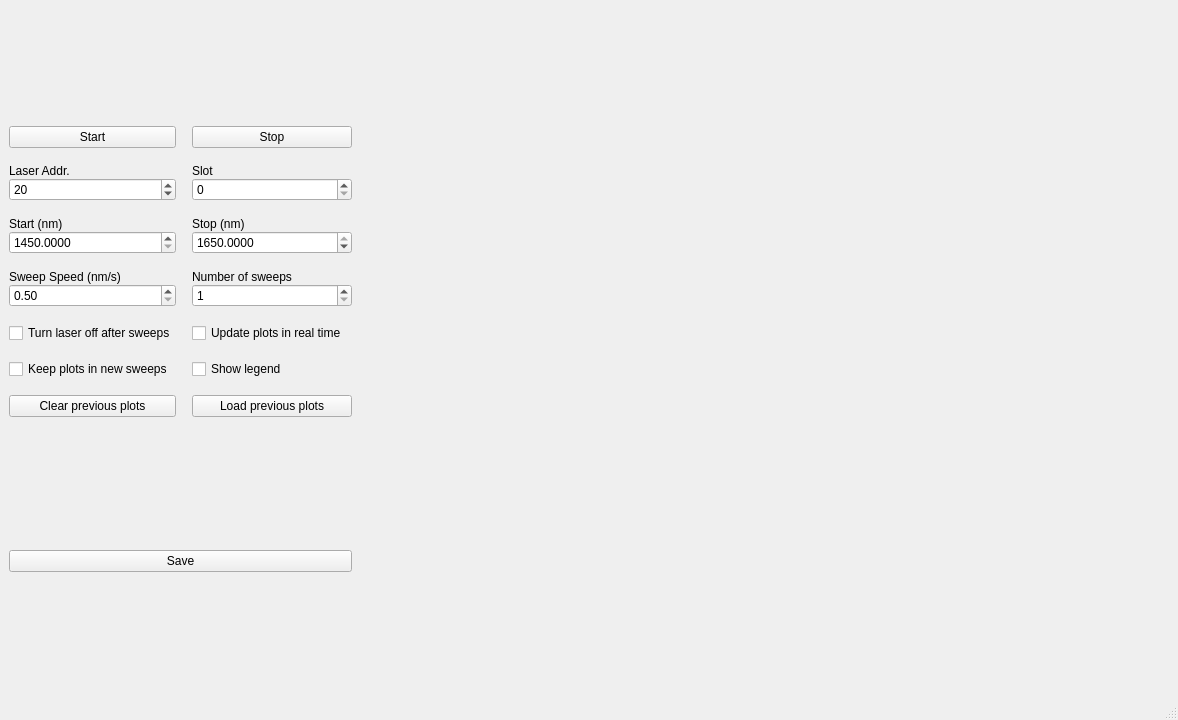
<?xml version="1.0" encoding="UTF-8"?>
<ui version="4.0">
 <class>MainWindow</class>
 <widget class="QMainWindow" name="MainWindow">
  <property name="geometry">
   <rect>
    <x>0</x>
    <y>0</y>
    <width>1178</width>
    <height>720</height>
   </rect>
  </property>
  <property name="windowTitle">
   <string>Laser/PM</string>
  </property>
  <widget class="QWidget" name="centralwidget">
   <layout class="QGridLayout" name="gridLayout_2">
    <item row="0" column="1">
     <layout class="QHBoxLayout" name="horizontalLayout">
      <property name="spacing">
       <number>16</number>
      </property>
      <property name="topMargin">
       <number>0</number>
      </property>
      <item>
       <layout class="QVBoxLayout" name="verticalLayout_9">
        <property name="leftMargin">
         <number>0</number>
        </property>
        <item>
         <spacer name="verticalSpacer_2">
          <property name="orientation">
           <enum>Qt::Vertical</enum>
          </property>
          <property name="sizeHint" stdset="0">
           <size>
            <width>20</width>
            <height>40</height>
           </size>
          </property>
         </spacer>
        </item>
        <item>
         <layout class="QHBoxLayout" name="horizontalLayout_2">
          <property name="leftMargin">
           <number>0</number>
          </property>
          <property name="rightMargin">
           <number>0</number>
          </property>
          <item>
           <layout class="QVBoxLayout" name="verticalLayout">
            <property name="topMargin">
             <number>0</number>
            </property>
            <item>
             <widget class="QPushButton" name="startBut">
              <property name="sizePolicy">
               <sizepolicy hsizetype="Minimum" vsizetype="Fixed">
                <horstretch>0</horstretch>
                <verstretch>0</verstretch>
               </sizepolicy>
              </property>
              <property name="minimumSize">
               <size>
                <width>160</width>
                <height>0</height>
               </size>
              </property>
              <property name="text">
               <string>Start</string>
              </property>
             </widget>
            </item>
            <item>
             <layout class="QVBoxLayout" name="verticalLayout_3">
              <property name="spacing">
               <number>0</number>
              </property>
              <property name="topMargin">
               <number>0</number>
              </property>
              <item>
               <widget class="QLabel" name="label_2">
                <property name="sizePolicy">
                 <sizepolicy hsizetype="Minimum" vsizetype="Preferred">
                  <horstretch>0</horstretch>
                  <verstretch>0</verstretch>
                 </sizepolicy>
                </property>
                <property name="text">
                 <string>Laser Addr.</string>
                </property>
               </widget>
              </item>
              <item>
               <widget class="QSpinBox" name="addrSpin">
                <property name="sizePolicy">
                 <sizepolicy hsizetype="Minimum" vsizetype="Fixed">
                  <horstretch>0</horstretch>
                  <verstretch>0</verstretch>
                 </sizepolicy>
                </property>
                <property name="keyboardTracking">
                 <bool>false</bool>
                </property>
                <property name="minimum">
                 <number>1</number>
                </property>
                <property name="maximum">
                 <number>30</number>
                </property>
                <property name="value">
                 <number>20</number>
                </property>
               </widget>
              </item>
             </layout>
            </item>
            <item>
             <layout class="QVBoxLayout" name="verticalLayout_4">
              <property name="spacing">
               <number>0</number>
              </property>
              <item>
               <widget class="QLabel" name="label_3">
                <property name="sizePolicy">
                 <sizepolicy hsizetype="Minimum" vsizetype="Preferred">
                  <horstretch>0</horstretch>
                  <verstretch>0</verstretch>
                 </sizepolicy>
                </property>
                <property name="text">
                 <string>Start (nm)</string>
                </property>
               </widget>
              </item>
              <item>
               <widget class="QDoubleSpinBox" name="startSpin">
                <property name="sizePolicy">
                 <sizepolicy hsizetype="Minimum" vsizetype="Fixed">
                  <horstretch>0</horstretch>
                  <verstretch>0</verstretch>
                 </sizepolicy>
                </property>
                <property name="keyboardTracking">
                 <bool>false</bool>
                </property>
                <property name="decimals">
                 <number>4</number>
                </property>
                <property name="minimum">
                 <double>1450.000000000000000</double>
                </property>
                <property name="maximum">
                 <double>1650.000000000000000</double>
                </property>
                <property name="value">
                 <double>1450.000000000000000</double>
                </property>
               </widget>
              </item>
             </layout>
            </item>
            <item>
             <layout class="QVBoxLayout" name="verticalLayout_5">
              <property name="spacing">
               <number>0</number>
              </property>
              <item>
               <widget class="QLabel" name="label_5">
                <property name="text">
                 <string>Sweep Speed (nm/s)</string>
                </property>
               </widget>
              </item>
              <item>
               <widget class="QDoubleSpinBox" name="speedSpin">
                <property name="keyboardTracking">
                 <bool>false</bool>
                </property>
                <property name="minimum">
                 <double>0.500000000000000</double>
                </property>
                <property name="maximum">
                 <double>50.000000000000000</double>
                </property>
               </widget>
              </item>
             </layout>
            </item>
            <item>
             <widget class="QCheckBox" name="turnoffCheck">
              <property name="text">
               <string>Turn laser off after sweeps</string>
              </property>
             </widget>
            </item>
            <item>
             <widget class="QCheckBox" name="keepplotCheck">
              <property name="text">
               <string>Keep plots in new sweeps</string>
              </property>
             </widget>
            </item>
            <item>
             <widget class="QPushButton" name="clearprevBut">
              <property name="text">
               <string>Clear previous plots</string>
              </property>
             </widget>
            </item>
           </layout>
          </item>
          <item>
           <layout class="QVBoxLayout" name="verticalLayout_2">
            <property name="topMargin">
             <number>0</number>
            </property>
            <item>
             <widget class="QPushButton" name="stopBut">
              <property name="sizePolicy">
               <sizepolicy hsizetype="Minimum" vsizetype="Fixed">
                <horstretch>0</horstretch>
                <verstretch>0</verstretch>
               </sizepolicy>
              </property>
              <property name="minimumSize">
               <size>
                <width>160</width>
                <height>0</height>
               </size>
              </property>
              <property name="text">
               <string>Stop</string>
              </property>
             </widget>
            </item>
            <item>
             <layout class="QVBoxLayout" name="verticalLayout_6">
              <property name="spacing">
               <number>0</number>
              </property>
              <item>
               <widget class="QLabel" name="label">
                <property name="sizePolicy">
                 <sizepolicy hsizetype="Minimum" vsizetype="Preferred">
                  <horstretch>0</horstretch>
                  <verstretch>0</verstretch>
                 </sizepolicy>
                </property>
                <property name="text">
                 <string>Slot</string>
                </property>
               </widget>
              </item>
              <item>
               <widget class="QSpinBox" name="slotSpin">
                <property name="sizePolicy">
                 <sizepolicy hsizetype="Minimum" vsizetype="Fixed">
                  <horstretch>0</horstretch>
                  <verstretch>0</verstretch>
                 </sizepolicy>
                </property>
                <property name="keyboardTracking">
                 <bool>false</bool>
                </property>
                <property name="maximum">
                 <number>4</number>
                </property>
                <property name="value">
                 <number>0</number>
                </property>
               </widget>
              </item>
             </layout>
            </item>
            <item>
             <layout class="QVBoxLayout" name="verticalLayout_7">
              <property name="spacing">
               <number>0</number>
              </property>
              <item>
               <widget class="QLabel" name="label_4">
                <property name="sizePolicy">
                 <sizepolicy hsizetype="Minimum" vsizetype="Preferred">
                  <horstretch>0</horstretch>
                  <verstretch>0</verstretch>
                 </sizepolicy>
                </property>
                <property name="text">
                 <string>Stop (nm)</string>
                </property>
               </widget>
              </item>
              <item>
               <widget class="QDoubleSpinBox" name="stopSpin">
                <property name="sizePolicy">
                 <sizepolicy hsizetype="Minimum" vsizetype="Fixed">
                  <horstretch>0</horstretch>
                  <verstretch>0</verstretch>
                 </sizepolicy>
                </property>
                <property name="keyboardTracking">
                 <bool>false</bool>
                </property>
                <property name="decimals">
                 <number>4</number>
                </property>
                <property name="minimum">
                 <double>1450.000000000000000</double>
                </property>
                <property name="maximum">
                 <double>1650.000000000000000</double>
                </property>
                <property name="value">
                 <double>1650.000000000000000</double>
                </property>
               </widget>
              </item>
             </layout>
            </item>
            <item>
             <layout class="QVBoxLayout" name="verticalLayout_8">
              <property name="spacing">
               <number>0</number>
              </property>
              <item>
               <widget class="QLabel" name="label_6">
                <property name="text">
                 <string>Number of sweeps</string>
                </property>
               </widget>
              </item>
              <item>
               <widget class="QSpinBox" name="sweepsSpin">
                <property name="minimum">
                 <number>1</number>
                </property>
                <property name="maximum">
                 <number>100</number>
                </property>
               </widget>
              </item>
             </layout>
            </item>
            <item>
             <widget class="QCheckBox" name="updateplotCheck">
              <property name="text">
               <string>Update plots in real time</string>
              </property>
             </widget>
            </item>
            <item>
             <widget class="QCheckBox" name="legendCheck">
              <property name="text">
               <string>Show legend</string>
              </property>
             </widget>
            </item>
            <item>
             <widget class="QPushButton" name="loadprevBut">
              <property name="text">
               <string>Load previous plots</string>
              </property>
             </widget>
            </item>
           </layout>
          </item>
         </layout>
        </item>
        <item>
         <spacer name="verticalSpacer">
          <property name="orientation">
           <enum>Qt::Vertical</enum>
          </property>
          <property name="sizeHint" stdset="0">
           <size>
            <width>20</width>
            <height>40</height>
           </size>
          </property>
         </spacer>
        </item>
        <item>
         <widget class="QPushButton" name="saveBut">
          <property name="text">
           <string>Save</string>
          </property>
         </widget>
        </item>
        <item>
         <spacer name="verticalSpacer_3">
          <property name="orientation">
           <enum>Qt::Vertical</enum>
          </property>
          <property name="sizeHint" stdset="0">
           <size>
            <width>20</width>
            <height>40</height>
           </size>
          </property>
         </spacer>
        </item>
       </layout>
      </item>
      <item>
       <layout class="QGridLayout" name="graphHolder">
        <property name="sizeConstraint">
         <enum>QLayout::SetDefaultConstraint</enum>
        </property>
        <item row="0" column="0">
         <spacer name="horizontalSpacer">
          <property name="orientation">
           <enum>Qt::Horizontal</enum>
          </property>
          <property name="sizeHint" stdset="0">
           <size>
            <width>40</width>
            <height>20</height>
           </size>
          </property>
         </spacer>
        </item>
       </layout>
      </item>
     </layout>
    </item>
   </layout>
  </widget>
  <widget class="QMenuBar" name="menubar">
   <property name="geometry">
    <rect>
     <x>0</x>
     <y>0</y>
     <width>1178</width>
     <height>21</height>
    </rect>
   </property>
  </widget>
  <widget class="QStatusBar" name="statusbar"/>
 </widget>
 <resources/>
 <connections/>
</ui>
